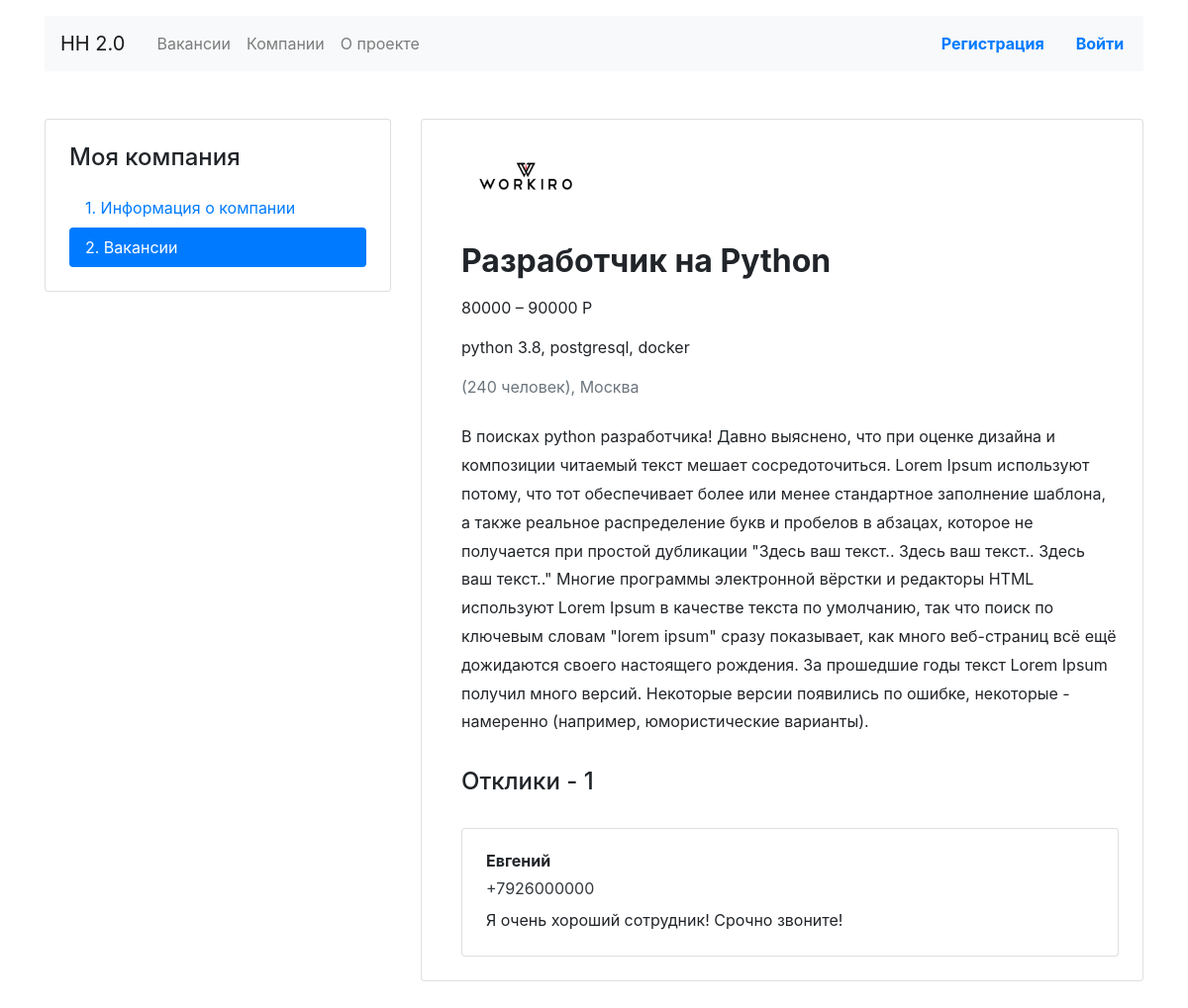
Screenshot of /profile/company_vacancy/1/ with the database file from the repository.
### junior_hunter/models.py (models this page shows, shortened)
class Vacancy(models.Model):
    title = models.CharField(
        max_length=120,
        verbose_name='Название вакансии'
    )
    speciality = models.ForeignKey(
        Specialty,
        on_delete=models.CASCADE,
        related_name="vacancies",
        verbose_name='Специальность'
    )
    company = models.ForeignKey(
        Company,
        on_delete=models.CASCADE,
        related_name="vacancies",
        verbose_name='Компания'
    )
    skills = models.TextField(
        verbose_name='Навыки'
    )
    description = models.TextField(
        verbose_name='Описание'
    )
    salary_min = models.IntegerField(
        verbose_name='Зарплата от'
    )
    salary_max = models.IntegerField(
        verbose_name='Зарплата до'
    )
    published_at = models.DateField(
        auto_now_add=True,
        verbose_name='Дата'
    )

class Company(models.Model):
    name = models.CharField(
        max_length=80,
        verbose_name='Имя'
    )
    location = models.CharField(
        max_length=50,
        verbose_name='Город'
    )
    logo = models.ImageField(
        upload_to='MEDIA_COMPANY_IMAGE_DIR',
        verbose_name='Логотип'
    )
    description = models.TextField(
        verbose_name='Описание'
    )
    employee_count = models.IntegerField(
        verbose_name='Количество сотрудников'
    )
    owner = models.ForeignKey(
        User,
        on_delete=models.CASCADE,
        related_name="company"
    )

class Application(models.Model):
    written_username = models.CharField(
        max_length=20
    )
    written_phone = models.CharField(
        max_length=20
    )
    written_cover_letter = models.TextField()
    vacancy = models.ForeignKey(
        Vacancy,
        on_delete=models.CASCADE,
        related_name='applications'
    )
    user = models.ForeignKey(
        User,
        on_delete=models.CASCADE,
        related_name='applications'
    )

### junior_hunter/views.py (the view)
class CompanyProfileVacancy(View):
    def get(self, request, vacancy_id):
        vacancy = Vacancy.objects.get(id=vacancy_id)
        apps = Application.objects.filter(vacancy_id=vacancy)
        context = {
            'vacancy': vacancy,
            'apps': apps
        }
        return render(request, 'company_vacancy.html', context=context)

### templates/company_vacancy.html
{% extends 'base.html' %}
{% block container %}
<main class="container mt-3 pb-5">
<div class="row mt-5">
  <div class="col-12 col-lg-4">
    <aside class="pt-3 pb-4 px-4 mb-5 card">
      <h1 class="h4 pt-2 pb-2">Моя компания</h1>
      <div class="nav flex-column nav-pills">
        <a class="nav-link" href="{% url 'company_profile_info' %}">1. Информация о&nbsp;компании</a>
        <a class="nav-link active" href="{% url 'company_profile_vacancy' %}">2. Вакансии</a>
      </div>
    </aside>
  </div>
  <div class="col-12 col-lg-8">
    <div class="card">
      <div class="card-body px-4 pb-4 tab-content">
        <section class="pl-3">
          <a href=""><img src="{{ vacancy.company.logo.url }}" width="130" height="80" alt=""></a>
          <div class="d-flex align-items-baseline align-content-baseline">
            <h1 class="h2 mt-4 font-weight-bold" >{{ vacancy.title }}</h1>
          </div>
          <p class="mt-2">{{ vacancy.salary_min }} – {{ vacancy.salary_max }} Р</p>
          <p class="mt-2">{{ vacancy.skills }}</p>
            <p class="text-muted mb-4">
                ({{ vacancy.company.employee_count }} человек),
                {{ vacancy.company.location }}
            </p>
          <div style="line-height: 1.8;">
            {{ vacancy.description }}
          </div>
          <br>
          <h2 class="h4 pt-2 pb-3">Отклики - {{ apps.count }}</h2>
          {% for app in apps %}
          <div class="card mt-3">
            <div class="card-body px-4">
              <p class="mb-1 font-weight-bold">{{ app.written_username }}</p>
              <p class="mb-2"><a href="tel:+79002842324" class="text-dark">{{ app.written_phone }}</a></p>
              <p class="mb-1">{{ app.written_cover_letter }}</p>
            </div>
          </div>
          {% endfor %}
        </section>
      </div>
    </div>
  </div>
</div>
</main>
{% endblock %}

### rows the page displays
Vacancy: company.logo (picture), title "Разработчик на Python", salary_min "80000", salary_max "90000", skills "python 3.8, postgresql, docker", company.employee_count "240", company.location "Москва", description "В поисках python разработчика! Давно выяснено, что при оценке дизайна и композиции читаемый текст мешает сосредоточиться. Lorem Ipsum используют потому, что тот обеспечивает более или менее стандартное заполнение шаблона, а также реальное распределение букв и пробелов в абзацах, которое не получается при простой дубликации \"Здесь ваш текст.. Здесь ваш текст.. Здесь ваш текст..\" Многие программы электронной вёрстки и редакторы HTML используют Lorem Ipsum в качестве текста по умолчанию, так что поиск по ключевым словам \"lorem ipsum\" сразу показывает, как много веб-страниц всё ещё дожидаются своего настоящего рождения. За прошедшие годы текст Lorem Ipsum получил много версий. Некоторые версии…"
Application: written_username "Евгений", written_phone "+7926000000", written_cover_letter "Я очень хороший сотрудник! Срочно звоните!"

### other values shown
{{ apps.count }} "1"
